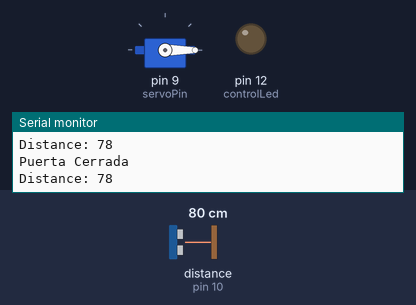
The program below on a simulated Arduino Uno, built with avr-gcc and run on an emulated ATmega328P. On the bench: servo, output pins drawn as LEDs (lit = HIGH), the last lines printed to the serial monitor. Wiring (inferred from the names in the program): ultrasonic range finder: trigger pin 11; echo pin 10. Inputs (shaded band) come from the test bench; at power-on: distance to the obstacle (sensor on pin 10) 80 cm. The echo pulse lasts 58.3 µs per cm; pins used as bus, display or sensor lines are not drawn.

Above: at 1.2 s.
1.3 s: distance to the obstacle (sensor on pin 10) set to 12 cm
4.3 s: distance to the obstacle (sensor on pin 10) set to 9 cm
At 8.2 s:
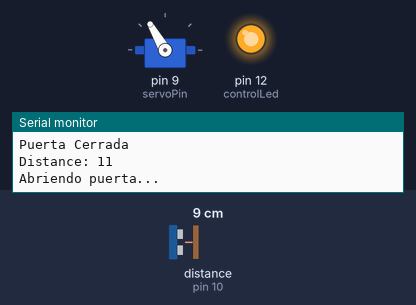
Timing chart, 0 to 9.7 s (numbered marks = the images above; inputs shaded):
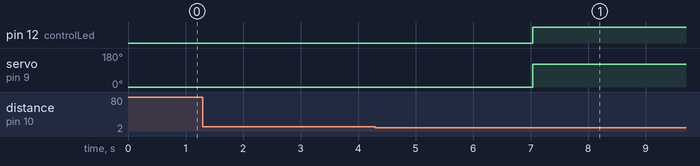

The program:

main.cpp
```cpp
#include <Arduino.h>

#include <Servo.h>;
int distancia(); // Declaracion de funcion de medicion de distancia

const byte trigPin = 11;
const byte echoPin = 10;
const byte controlLed = 12;
const byte servoPin = 9;
const byte abierto = 120;
const int cerrado = 0;
bool estado = false;

Servo servo_puerta; // Crea objeto Servo

void setup() {

  pinMode(trigPin, OUTPUT); // Sets the trigPin as an Output
  pinMode(echoPin, INPUT); // Sets the echoPin as an Input
  pinMode(controlLed,OUTPUT);
  pinMode(servoPin, OUTPUT);

  servo_puerta.attach(servoPin); // Conectamos el servo
  servo_puerta.write(cerrado);	// Nos aseguramos que se inizializa en posicion cerrado...
  servo_puerta.detach();		// ...y desconectamos el servo.

  Serial.begin(9600); // Starts the serial communication

}

void loop() {

if(distancia()<10){
   delay(2000);
    while(distancia()<10)
    {
      if(estado==false){
      	digitalWrite(controlLed,HIGH);
      	servo_puerta.attach(servoPin);
      	servo_puerta.write(abierto);
	  	Serial.println("Abriendo puerta...");
      	delay(1000);
      	servo_puerta.detach();
        estado=!estado;
      }
      delay(1000);
      Serial.println("Puerta abierta");
      Serial.print("Distance: ");
  		Serial.println(distancia());
    }
  }else{
    if(estado==true){
     digitalWrite(controlLed,LOW);
     servo_puerta.attach(servoPin);
     servo_puerta.write(cerrado);
     Serial.println("Cerrando puerta...");
     delay(1000);
     servo_puerta.detach();
     estado=!estado;
    }
  	Serial.println("Puerta Cerrada");
  }

  // Prints the distance on the Serial Monitor
  Serial.print("Distance: ");
  Serial.println(distancia());
delay(1000);
}

int distancia(){

  // defines variables
  long duration;
  int distance;
    // Clears the trigPin
  digitalWrite(trigPin, LOW);
  delayMicroseconds(2);

  // Sets the trigPin on HIGH state for 10 micro seconds
  digitalWrite(trigPin, HIGH);
  delayMicroseconds(10);
  digitalWrite(trigPin, LOW);

  // Reads the echoPin, returns the sound wave travel time in microseconds
  duration = pulseIn(echoPin, HIGH);
  distance = duration*0.034/2;

  if (distance>300) distance = 5;
  // Calculating the distance
  return distance;
}
```

Measured:
- the behaviour switches between 11 and 10 cm on distance to the obstacle (sensor on pin 10) (found by bisection; images 0 and 1)
- after the input at 4.3 s, pin 12 (controlLed): LOW → HIGH after 2.7 s; servo on pin 9 (servoPin): 0° → 120° after 2.7 s
